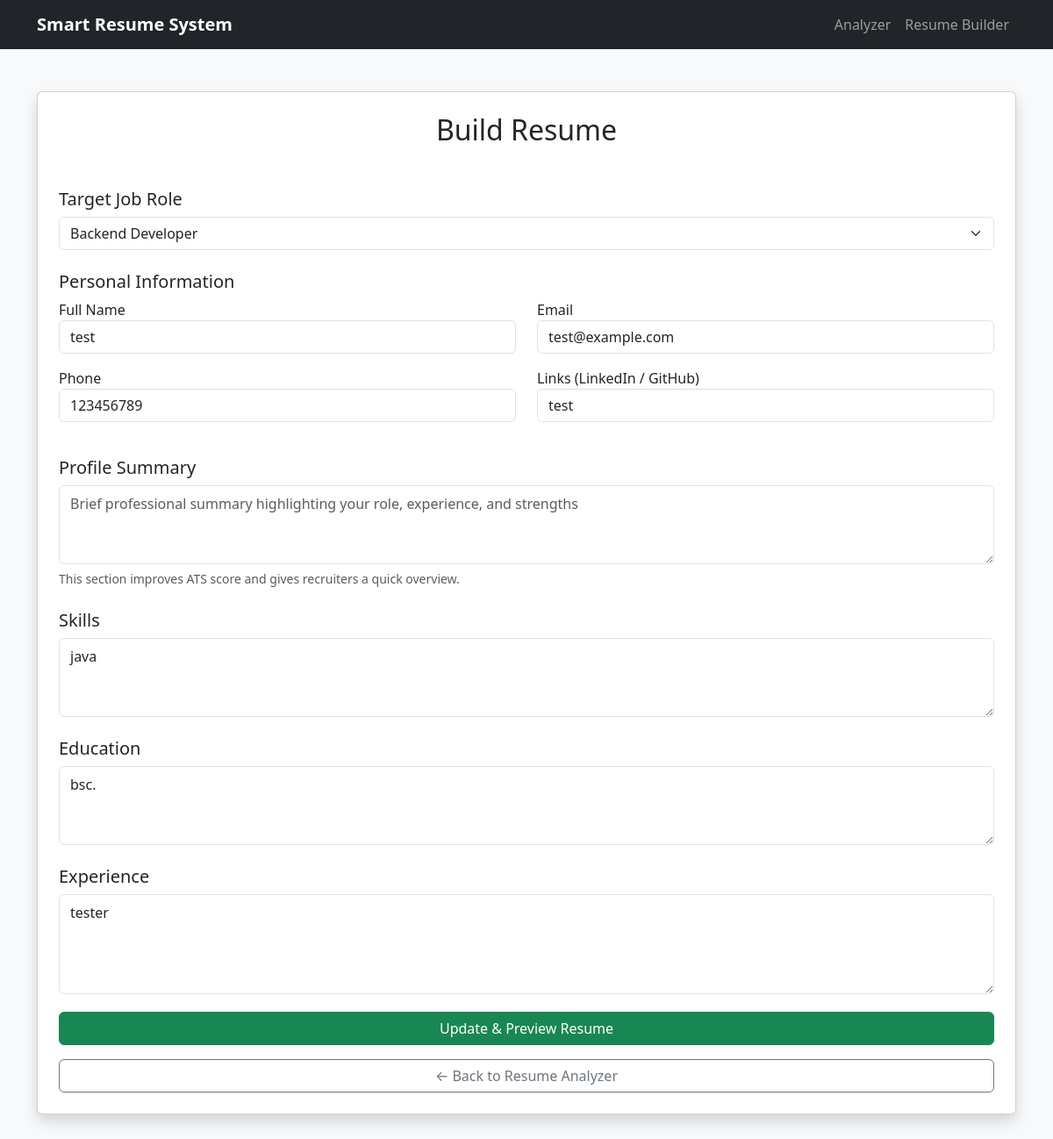
The app's page /resume_builder/?resume_id=1 with its own data.
### resume_app/models.py (models this page shows, shortened)
class Resume(models.Model):
    ROLE_CHOICES = [
        ("backend", "Backend Developer"),
        ("data_analyst", "Data Analyst"),
        ("ai_engineer", "AI Engineer"),
    ]
    full_name = models.CharField(max_length=100)
    email = models.EmailField()
    phone = models.CharField(max_length=20)
    profile = models.CharField(
        max_length=255,
        blank=True,
        null=True,
        help_text="GitHub / LinkedIn / Portfolio link or username"
    )
    profile_summary = models.TextField(
        blank=True,
        null=True,
        help_text="Short professional summary shown at the top of the resume"
    )
    skills = models.TextField(blank=True)
    education = models.TextField(blank=True)
    experience = models.TextField(blank=True)
    role = models.CharField(
        max_length=20,
        choices=ROLE_CHOICES,
        default="backend"
    )

### resume_app/views.py (the view, shortened to what this page needs)
# urls.py: path('resume_builder/', views.resume_builder, name='resume_builder'),
def resume_builder(request):
    resume = None
    suggestions = {}
    ats_score = None
    selected_role = "backend"
    resume_id = request.GET.get("resume_id")
    if resume_id:
        resume = get_object_or_404(Resume, id=resume_id)
        selected_role = resume.role
    return render(
        request,
        "resume_app/resume_builder.html",
        {
            "resume": resume,
            "suggestions": suggestions,
            "selected_role": selected_role,
        }
    )

### resume_app/templates/resume_app/resume_builder.html (shortened to what this page needs)
<!DOCTYPE html>
<html>
<head>
    <link href="https://cdn.jsdelivr.net/npm/bootstrap@5.3.2/dist/css/bootstrap.min.css" rel="stylesheet">
</head>
<body class="bg-light">
    {% include "resume_app/navbar.html" %}
<div class="container mt-5 mb-5">
    <div class="card shadow p-4">
        <h2 class="text-center mb-4">Build Resume</h2>
        <form method="POST">
            <h5>Target Job Role</h5>
            <select name="role" class="form-select mb-3">
                <option value="backend" {% if selected_role == "backend" %}selected{% endif %}>Backend Developer</option>
            </select>
            <h5>Personal Information</h5>
            <div class="row">
                <div class="col-md-6 mb-3">
                    <label>Full Name</label>
                    <input type="text" name="name" class="form-control" required
                           placeholder="e.g. John Doe"
                           value="{{ resume.full_name|default_if_none:'' }}">
                </div>
                <div class="col-md-6 mb-3">
                    <label>Email</label>
                    <input type="email" name="email" class="form-control" required
                           placeholder="e.g. john.doe@example.com"
                           value="{{ resume.email|default_if_none:'' }}">
                </div>
                <div class="col-md-6 mb-3">
                    <label>Phone</label>
                    <input type="text" name="phone" class="form-control"
                           placeholder="e.g. +1234567890"
                           value="{{ resume.phone|default_if_none:'' }}">
                </div>
                <div class="col-md-6 mb-3">
                    <label>Links (LinkedIn / GitHub)</label>
                    <input type="text" name="profile" class="form-control"
                           placeholder="e.g. linkedin.com/in/johndoe"
                           value="{{ resume.profile|default_if_none:'' }}">
                </div>
            </div>
            <h5>Profile Summary</h5>
            <textarea name="profile_summary" class="form-control mb-1" rows="3"
                      placeholder="Brief professional summary highlighting your role, experience, and strengths">{{ resume.profile_summary|default_if_none:'' }}</textarea>
            <small class="text-muted">This section improves ATS score and gives recruiters a quick overview.</small>
            <h5>Skills</h5>
            <textarea name="skills" class="form-control mb-1" rows="3"
                      placeholder="e.g. Python, Django, SQL">{{ resume.skills|default_if_none:'' }}</textarea>
            <h5>Education</h5>
            <textarea name="education" class="form-control mb-1" rows="3"
                      placeholder="e.g. MSc in Computer Science, XYZ University, 2024">{{ resume.education|default_if_none:'' }}</textarea>
            <h5>Experience</h5>
            <textarea name="experience" class="form-control mb-1" rows="4"
                      placeholder="e.g. Software Developer Intern at ABC Corp">{{ resume.experience|default_if_none:'' }}</textarea>
            <button type="submit" class="btn btn-success w-100 mt-3">
                {% if resume %} Update & Preview Resume {% else %} Preview Resume {% endif %}
            </button>
            <div class="text-center mt-3">
                <a href="{% url 'home' %}" class="btn btn-outline-secondary w-100">
                    ← Back to Resume Analyzer
                </a>
            </div>
        </form>
    </div>
</div>
</body>
</html>

### resume_app/templates/resume_app/resume_builder.html (style rules this page uses)
textarea.form-control { padding-top: 0.5rem; padding-bottom: 0.5rem; line-height: 1.5; resize: vertical; }
h5 { margin-top: 1.5rem; }

### records on screen
Resume: role "Backend Developer", name "test", email "test@example.com", phone "123456789", profile "test", skills "java", education "bsc.", experience "tester"
